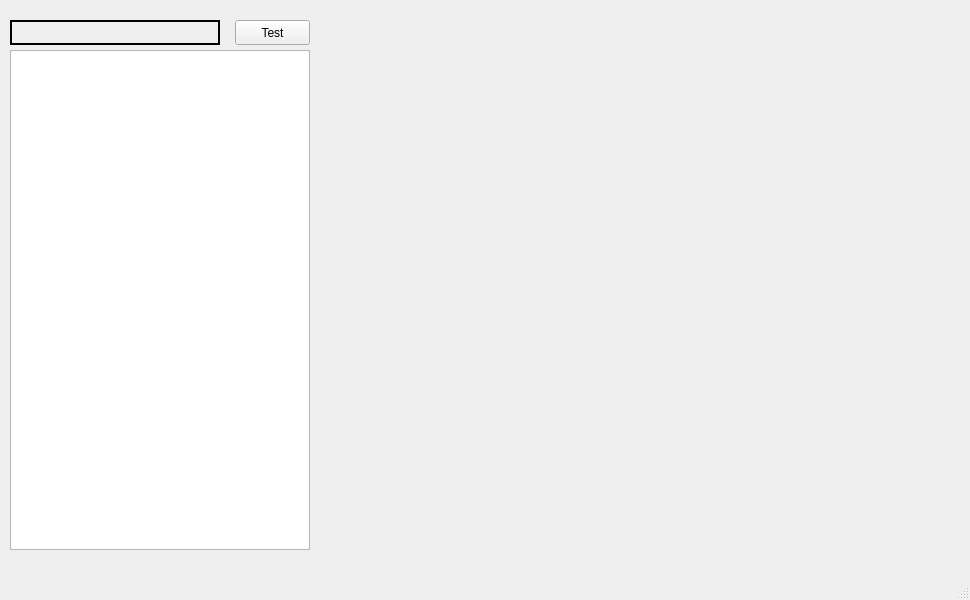
<?xml version="1.0" encoding="UTF-8"?>
<ui version="4.0">
 <class>MainWindow</class>
 <widget class="QMainWindow" name="MainWindow">
  <property name="geometry">
   <rect>
    <x>0</x>
    <y>0</y>
    <width>970</width>
    <height>600</height>
   </rect>
  </property>
  <property name="minimumSize">
   <size>
    <width>0</width>
    <height>0</height>
   </size>
  </property>
  <property name="windowTitle">
   <string>MainWindow</string>
  </property>
  <widget class="QWidget" name="centralwidget">
   <widget class="QListWidget" name="listWidget">
    <property name="geometry">
     <rect>
      <x>10</x>
      <y>50</y>
      <width>300</width>
      <height>500</height>
     </rect>
    </property>
   </widget>
   <widget class="QPushButton" name="testButton">
    <property name="geometry">
     <rect>
      <x>235</x>
      <y>20</y>
      <width>75</width>
      <height>25</height>
     </rect>
    </property>
    <property name="text">
     <string>Test</string>
    </property>
   </widget>
   <widget class="QLabel" name="label1">
    <property name="geometry">
     <rect>
      <x>10</x>
      <y>20</y>
      <width>210</width>
      <height>25</height>
     </rect>
    </property>
    <property name="frameShape">
     <enum>QFrame::WinPanel</enum>
    </property>
    <property name="text">
     <string/>
    </property>
   </widget>
  </widget>
  <widget class="QMenuBar" name="menubar">
   <property name="geometry">
    <rect>
     <x>0</x>
     <y>0</y>
     <width>970</width>
     <height>20</height>
    </rect>
   </property>
  </widget>
  <widget class="QStatusBar" name="statusbar"/>
 </widget>
 <resources/>
 <connections/>
</ui>
